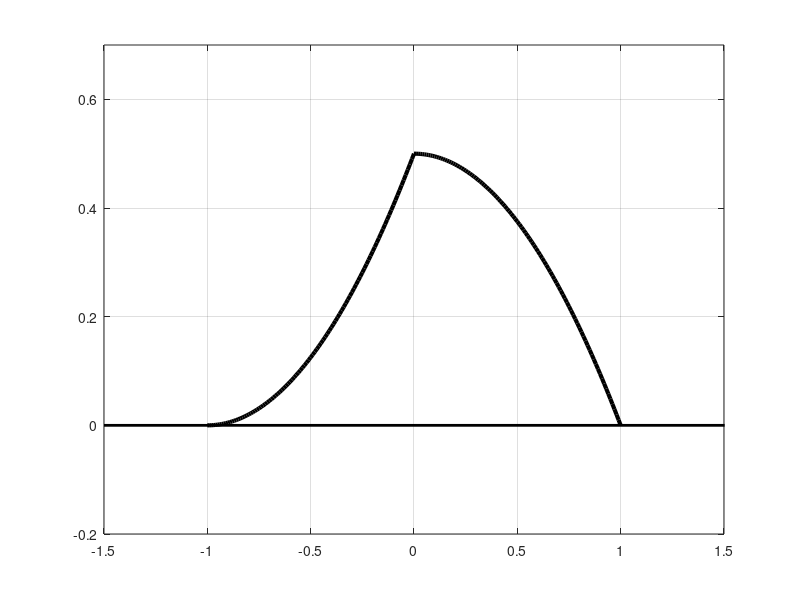

Reproduce this figure in MATLAB.
% Вычисление нормированной ВКФ прямоугольного импульса
% и треугольного Kuv(tau)
%---------------------------------------------------
figure('Color', 'w')
clear all

% x = tau/T,  tau < 0
x = [-1:0.01:0];
K = 0.5*(1-abs(x)).^2;
plot(x, K, 'k-', 'Linewidth', 3)
hold on

% x = tau/T,  tau > 0
x1 = [0:0.01:1];
K1 = 0.5*(1-x1.^2);
plot(x1, K1, 'k-', 'Linewidth', 3)

set(gca, 'GridLines', '-')
grid on
axis([-1.5 1.5 -0.2 0.7])
%---------------------------------------------------
% Горизонтальная ось
line([-1.5 2], [0 0], 'LineWidth', 2, 'Color', 'k')